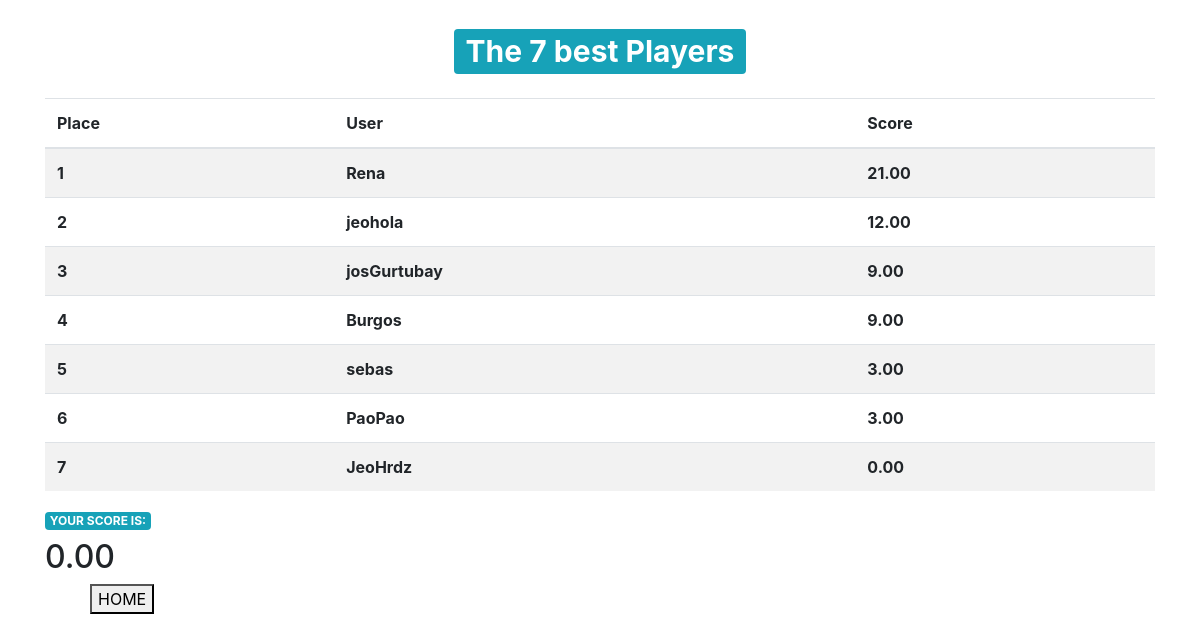
The page /tablero/ (signed in) on the database its author committed.
### Quiz/models.py (models this page shows, shortened)
class QuizUsuario(models.Model):
    usuario = models.OneToOneField(User, on_delete=models.CASCADE)
    puntaje_total = models.DecimalField(verbose_name='Puntaje Total', default=0, decimal_places=2, max_digits=10)

### Quiz/views.py (the view)
# urls.py: path('tablero/', tablero, name='tablero'),
def tablero(request):
	total_usaurios_quiz = QuizUsuario.objects.order_by('-puntaje_total')[:10]
	contador = total_usaurios_quiz.count()
	context = {
		'usuario_quiz':total_usaurios_quiz,
		'contar_user':contador
	}
	return render(request, 'play/tablero.html', context)

### Template/play/tablero.html (shortened to what this page needs)
{% extends 'base.html' %}
{% block contenido %}
<div class="container">
    <h1 class="text-center my-4">
        <span class="badge badge-info">
            The {{contar_user}} best Players
        </span>
    </h1>
    <table class="table table-striped table bodered">
        <thead>
            <tr>
                <th>Place</th>
                <th>User</th>
                <th>Score</th>
            </tr>
        </thead>
        <tbody>
            {% for user_quiz in usuario_quiz %}
            <tr>
                <th>{{forloop.counter}}</th>
                <th>{{user_quiz.usuario.username}}</th>
                <th>{{user_quiz.puntaje_total}}</th>
            </tr>
            {% endfor %}
        </tbody>
    </table>
    <h2 class="badge badge-info">YOUR SCORE IS:</h2>
    {% for x in usuario_quiz %}
    {% if x.usuario.id == user.id %}
    <tr>
    <h2>{{x.puntaje_total}}</h2>
    </tr>
    {% endif %}
    {% endfor %}
</div>
    <a href="{% url 'inicio' %}">
		<button style="margin-left: 90px;">
			HOME
		</button>
	</a>
{% endblock %}

### rows shown on the page
QuizUsuario: usuario.username "Rena", puntaje_total "21.00"
QuizUsuario: usuario.username "jeohola", puntaje_total "12.00"
QuizUsuario: usuario.username "josGurtubay", puntaje_total "9.00"
QuizUsuario: usuario.username "Burgos", puntaje_total "9.00"
QuizUsuario: usuario.username "sebas", puntaje_total "3.00"
QuizUsuario: usuario.username "PaoPao", puntaje_total "3.00"
QuizUsuario: usuario.username "JeoHrdz", puntaje_total "0.00"

### other values the page prints
{{ contar_user }} "7"
